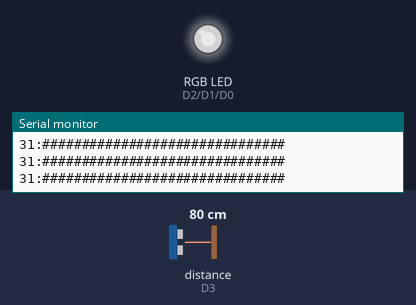
This sketch was run on a simulated Particle Photon. On the bench: an RGB LED mixed from three pins (HIGH = lit), the last lines printed to the serial monitor. Wiring (inferred from the names in the program): ultrasonic range finder: trigger D4; echo D3. The test bench sets the inputs (shaded band); at power-on: distance to the obstacle (sensor on D3) 80 cm. The echo pulse lasts 58.3 µs per cm; dim RGB values are drawn brighter than linear; pins used as bus, display or sensor lines are not drawn.

Above: at 1.2 s.
1.3 s: distance to the obstacle (sensor on D3) set to 2 cm
At 1.8 s:
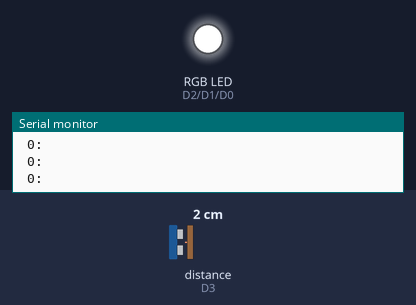
2.8 s: distance to the obstacle (sensor on D3) set to 60 cm
At 3.9 s:
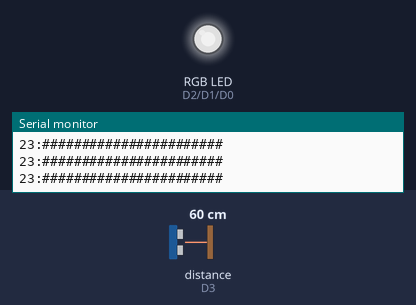
4.3 s: distance to the obstacle (sensor on D3) set to 120 cm
At 5.1 s:
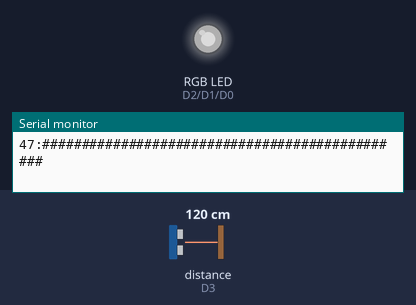
5.8 s: distance to the obstacle (sensor on D3) set to 250 cm
At 6.7 s:
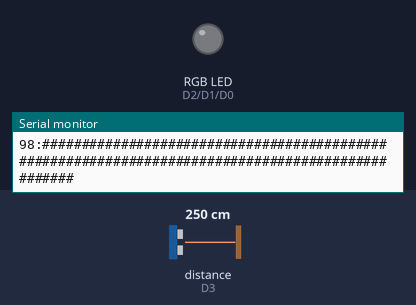
Timing chart, 0 to 8.3 s (numbered marks = the images above; inputs shaded):
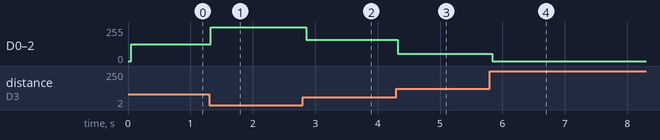

Measured:
- after the input at 1.3 s, D0 (ledB), D1 (ledG), D2 (ledR): 124/255 → 255/255 at once
- after the input at 2.8 s, D0 (ledB), D1 (ledG), D2 (ledR): 255/255 → 160/255 after 0.05 s
- after the input at 4.3 s, D0 (ledB), D1 (ledG), D2 (ledR): 160/255 → 53/255 at once
- after the input at 5.8 s, D0 (ledB), D1 (ledG), D2 (ledR): 53/255 → 0/255 at once

The sketch:

PP-04_HighPowerControl.ino
```cpp
/*
By:    David Malott
Org:   SpaceFactory.io
Date:  January 24th 2018
Description:
  This program uses a HC-SR04 Ping / Range finder to return a distance which is then mapped to the intensity of a color LED
*/

#include "application.h"

// Assign led r,g,b to pins

int ledB = D0;
int ledG = D1;
int ledR = D2;

// Assign range finder trigger and echo to pins
int trigPin = D4;
int echoPin = D3;

// Assign the range finder distance near (lower) and far (upper) thresholds
int near = 5;
int far = 150;

// Set the duration of LED pulse

int pulseOn = 2000;
int pulseOff = 1000;

// Create an array containing basic color values

int numColors = 7;

int rgbArr[7][3] = {
    {255, 255, 255}, // WHITE
    {255,   0,   0}, // RED
    {255, 255,   0}, // YELLOW
    {255,   0, 255}, // MAGENTA
    {0,     0, 255}, // BLUE
    {0,   255, 255}, // CYAN
    {0  ,   0,   0}, // OFF (BLACK)
    };


// Run setup once

void setup() {

    // Assign LED pins
    pinMode(ledR, OUTPUT);
    pinMode(ledG, OUTPUT);
    pinMode(ledB, OUTPUT);

    // Initiate range finder
    Serial.begin(115200);

    // Assign range finder trigger and echo pins
    pinMode(trigPin, OUTPUT);
    pinMode(echoPin, INPUT);
}

// Repeat loop

void loop() {
    int dist; // Distance calculated by the range finder
    float alpha; // Alpha value mapped to distance

    // Find distance with ping(Trigger pin, Echo pin, delay (ms), visual=true|info=false)
    dist = ping(trigPin, echoPin, 0.5, true);

    // Calculate alpha with mapAlpha(distance)
    alpha = mapAlpha(dist);

    // Fade one color relative to distance
    pulseRGB(255, 255, 255, alpha, 50);

    /* Cycle through colors and blink LEDs
    for (int i = 0; i < numColors; i++ ) {
        pulseRGB(rgbArr[i][0], rgbArr[i][1], rgbArr[i][2], alpha, pulseOn);
    }*/

}

// Pulse LED using color, alpha, and duration parameters

void pulseRGB(int r, int g, int b, float alpha, int duration) {
    // Adjusts r, g, b value with alpha channel.
    r = RGBA(r, alpha);
    g = RGBA(g, alpha);
    b = RGBA(b, alpha);
    // Write hue to LED
    analogWrite(ledR, r);
    analogWrite(ledG, g);
    analogWrite(ledB, b);
    delay(duration);
}


// Map distance to alpha channel.  The alpha parameter is a number between 0.0 (fully transparent) and 1.0 (fully opaque).

float mapAlpha(int dist) {
    float alpha;
    float mapfloat;

    // Adjust the distance within the threshold if out of bounds
    if (dist < near) {
        dist = near;
    }
    else if (dist > far) {
        dist = far;
    }

    // Map an inverse relationship between distance and alpha, i.e., the closer the distance the higher the alpha
    // Use function map(input, input_min, input_max, out_min, output_max)
    mapfloat = float(map(dist, near, far, 0, 100));
    alpha = 1.0 - (mapfloat / 100.0);
    // Send a publish...
    // String data_str = String(alpha);
    // Particle.publish("Alpha:",data_str);
    return alpha;
}

// Adjusts r, g, b value with alpha channel.
// RGBA color values are an extension of RGB color values with an alpha channel - which specifies the opacity of the object.

int RGBA(int hue, float alpha) {
    int rgba;
    rgba = int(hue * alpha);
    return rgba;
}

// Initiate a ping from the range sensor and returns the distance in cm.

int ping(pin_t trig_pin, pin_t echo_pin, uint32_t wait, bool info)
{
    uint32_t duration, inches, cm;
    static bool init = false;
    if (!init) {
        pinMode(trig_pin, OUTPUT);
        digitalWriteFast(trig_pin, LOW);
        pinMode(echo_pin, INPUT);
        delay(50);
        init = true;
    }

    /* Trigger the sensor by sending a HIGH pulse of 10 or more microseconds */
    digitalWriteFast(trig_pin, HIGH);
    delayMicroseconds(10);
    digitalWriteFast(trig_pin, LOW);

    duration = pulseIn(echo_pin, HIGH);

    /* Convert the time into a distance */
    // Sound travels at 1130 ft/s (73.746 us/inch)
    // or 340 m/s (29 us/cm), out and back so divide by 2
    // Ref: http://www.parallax.com/dl/docs/prod/acc/28015-PING-v1.3.pdf
    inches = duration / 74 / 2;
    cm = duration / 29 / 2;

    if (info) { /* Visual Output */
        Serial.printf("%2d:", inches);
        for(int x=0;x<inches;x++) Serial.print("#");
        Serial.println();
    } else { /* Informational Output */
        Serial.printlnf("%6d in / %6d cm / %6d us", inches, cm, duration);
    }
    delay(wait); // slow down the output

    return int(cm);
}
```
